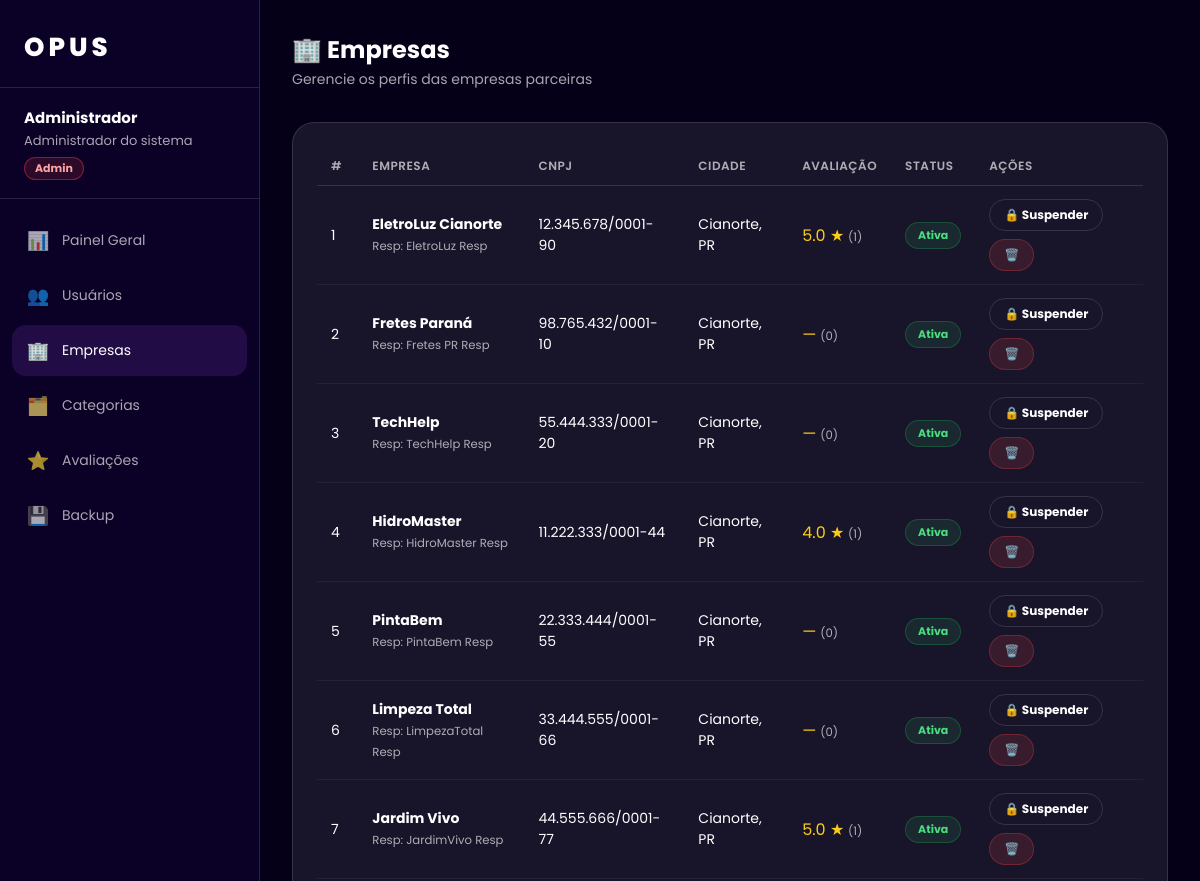
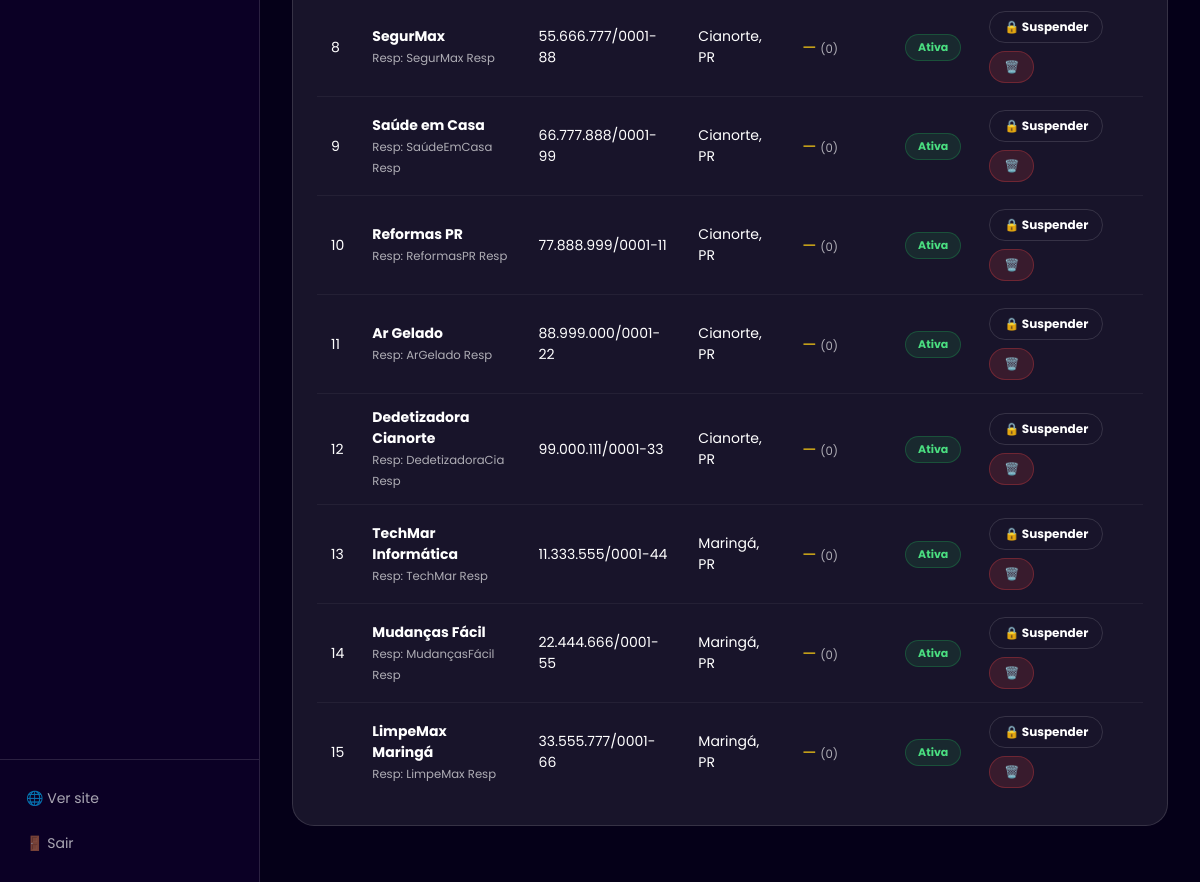
Screenshot of /admin.php?aba=empresas (signed in) with the database file from the repository (2 pictures, top to bottom).
### tables this page shows
CREATE TABLE `empresa` (
  `id` int(11) NOT NULL AUTO_INCREMENT,
  `usuario_id` int(11) DEFAULT NULL,
  `nome` varchar(100) NOT NULL,
  `cnpj` varchar(20) DEFAULT NULL,
  `email` varchar(100) DEFAULT NULL,
  `telefone` varchar(20) DEFAULT NULL,
  `endereco` varchar(150) DEFAULT NULL,
  `cidade` varchar(100) DEFAULT NULL,
  `estado` varchar(50) DEFAULT NULL,
  `descricao` text DEFAULT NULL,
  `ativo` tinyint(1) DEFAULT 1,
  `criado_em` datetime DEFAULT current_timestamp(),
  PRIMARY KEY (`id`),
  UNIQUE KEY `usuario_id` (`usuario_id`),
  UNIQUE KEY `cnpj` (`cnpj`),
  CONSTRAINT `empresa_ibfk_1` FOREIGN KEY (`usuario_id`) REFERENCES `usuario` (`id`) ON DELETE CASCADE
);

CREATE TABLE `usuario` (
  `id` int(11) NOT NULL AUTO_INCREMENT,
  `nome` varchar(100) NOT NULL,
  `email` varchar(100) NOT NULL,
  `senha` varchar(255) NOT NULL,
  `telefone` varchar(20) DEFAULT NULL,
  `endereco` varchar(150) DEFAULT NULL,
  `cidade` varchar(100) DEFAULT NULL,
  `estado` varchar(50) DEFAULT NULL,
  `tipo` enum('cliente','empresa','admin') DEFAULT 'cliente',
  `criado_em` datetime DEFAULT current_timestamp(),
  PRIMARY KEY (`id`),
  UNIQUE KEY `email` (`email`)
);

### includes/auth.php (called while the page is built, shortened)
<?php
function e(string $str): string {
    return htmlspecialchars($str, ENT_QUOTES, 'UTF-8');
}

### admin.php (the view, shortened to what this page needs)
<?php
require_once 'includes/auth.php';
$db   = getDB();
$nome = $_SESSION['nome'];
$aba = $_GET['aba'] ?? 'painel';
$totalUsers = $db->query("SELECT COUNT(*) FROM usuario WHERE tipo='cliente'")->fetchColumn();
$totalEmps  = $db->query("SELECT COUNT(*) FROM empresa")->fetchColumn();
$totalSols  = $db->query("SELECT COUNT(*) FROM solicitacao")->fetchColumn();
$totalAv    = $db->query("SELECT COUNT(*) FROM avaliacao")->fetchColumn();
$empresas   = $db->query("SELECT e.*, u.nome as u_nome, AVG(a.nota) as media, COUNT(DISTINCT a.id) as total_av FROM empresa e LEFT JOIN usuario u ON u.id=e.usuario_id LEFT JOIN avaliacao a ON a.empresa_id=e.id GROUP BY e.id ORDER BY e.criado_em DESC")->fetchAll();
?>
<!DOCTYPE html>
<html lang="pt-BR">
<head>
<link rel="stylesheet" href="assets/css/dashboard.css">
</head>
<body>
<aside class="sidebar">
  <a href="index.php" class="sidebar-brand" style="text-decoration:none;color:#fff;">OPUS</a>
  <div class="sidebar-user">
    <strong><?= e($nome) ?></strong>
    <span>Administrador do sistema</span>
    <div class="sidebar-badge admin">Admin</div>
  </div>
  <nav class="sidebar-nav">
    <a href="?aba=painel"     class="<?= $aba==='painel'?'active':'' ?>"><span class="icon">📊</span> Painel Geral</a>
    <a href="?aba=usuarios"   class="<?= $aba==='usuarios'?'active':'' ?>"><span class="icon">👥</span> Usuários</a>
    <a href="?aba=empresas"   class="<?= $aba==='empresas'?'active':'' ?>"><span class="icon">🏢</span> Empresas</a>
    <a href="?aba=categorias" class="<?= $aba==='categorias'?'active':'' ?>"><span class="icon">🗂️</span> Categorias</a>
    <a href="?aba=avaliacoes" class="<?= $aba==='avaliacoes'?'active':'' ?>"><span class="icon">⭐</span> Avaliações</a>
    <a href="backup.php"><span class="icon">💾</span> Backup</a>
  </nav>
  <div class="sidebar-footer">
    <a href="index.php">🌐 Ver site</a>
    <a href="logout.php">🚪 Sair</a>
  </div>
</aside>
<main class="main">
  <?php if ($aba === 'painel'): ?>
  <div class="topbar"><div><h1>📊 Painel Administrativo</h1><p>Visão geral da plataforma</p></div></div>
  <div class="stats-row">
    <div class="stat-card"><div class="label">Clientes</div><div class="value"><?= $totalUsers ?></div><div class="sub">cadastrados</div></div>
    <div class="stat-card"><div class="label">Empresas</div><div class="value" style="color:var(--blue)"><?= $totalEmps ?></div><div class="sub">ativas</div></div>
    <div class="stat-card"><div class="label">Solicitações</div><div class="value" style="color:var(--yellow)"><?= $totalSols ?></div><div class="sub">total</div></div>
    <div class="stat-card"><div class="label">Avaliações</div><div class="value" style="color:#facc15"><?= $totalAv ?></div><div class="sub">registradas</div></div>
  </div>
  <div style="display:grid;grid-template-columns:1fr 1fr 1fr;gap:20px">
    <div class="card">
      <div class="card-header"><h2>👥 Usuários</h2></div>
      <p style="color:var(--muted);font-size:14px">Gerencie clientes cadastrados, visualize atividade e remova contas quando necessário.</p>
      <div style="margin-top:16px"><a href="?aba=usuarios" class="btn btn-primary btn-sm">Acessar</a></div>
    </div>
    <div class="card">
      <div class="card-header"><h2>🏢 Empresas</h2></div>
      <p style="color:var(--muted);font-size:14px">Ative, suspenda ou remova empresas prestadoras de serviço da plataforma.</p>
      <div style="margin-top:16px"><a href="?aba=empresas" class="btn btn-primary btn-sm">Acessar</a></div>
    </div>
    <div class="card">
      <div class="card-header"><h2>🗂️ Categorias</h2></div>
      <p style="color:var(--muted);font-size:14px">Organize o catálogo criando e editando as categorias de serviços disponíveis.</p>
      <div style="margin-top:16px"><a href="?aba=categorias" class="btn btn-primary btn-sm">Acessar</a></div>
    </div>
  </div>
  <?php elseif ($aba === 'empresas'): ?>
  <div class="topbar"><div><h1>🏢 Empresas</h1><p>Gerencie os perfis das empresas parceiras</p></div></div>
  <div class="card">
    <table>
      <thead><tr><th>#</th><th>Empresa</th><th>CNPJ</th><th>Cidade</th><th>Avaliação</th><th>Status</th><th>Ações</th></tr></thead>
      <tbody>
      <?php foreach ($empresas as $emp): ?>
        <tr>
          <td><?= $emp['id'] ?></td>
          <td>
            <strong><?= e($emp['nome']) ?></strong><br>
            <small style="color:var(--muted)">Resp: <?= e($emp['u_nome'] ?? '—') ?></small>
          </td>
          <td><?= e($emp['cnpj'] ?? '—') ?></td>
          <td><?= e($emp['cidade'].', '.$emp['estado']) ?></td>
          <td><span class="stars"><?= $emp['media'] ? number_format($emp['media'],1).' ★' : '—' ?></span> <small style="color:var(--muted)">(<?= $emp['total_av'] ?>)</small></td>
          <td><span class="badge <?= $emp['ativo'] ? 'badge-active' : 'badge-inactive' ?>"><?= $emp['ativo'] ? 'Ativa' : 'Suspensa' ?></span></td>
          <td>
            <div class="btn-group">
              <a href="?aba=empresas&toggle_emp=<?= $emp['id'] ?>" class="btn btn-outline btn-sm"><?= $emp['ativo'] ? '🔒 Suspender' : '✅ Ativar' ?></a>
              <a href="?aba=empresas&del_emp=<?= $emp['id'] ?>" class="btn btn-danger btn-sm" onclick="return confirm('Remover empresa permanentemente?')">🗑️</a>
            </div>
          </td>
        </tr>
      <?php endforeach; ?>
      </tbody>
    </table>
  </div>
  <?php endif; ?>
</main>
</body>
</html>

### assets/css/dashboard.css (style rules this page uses)
:root { --bg: #050018; --sidebar: #0b0025; --card: rgba(255,255,255,.08); --card2: rgba(255,255,255,.13); --text: #fff; --muted: rgba(255,255,255,.65); --purple: #a855f7; --purple2: #7c3aed; --line: rgba(255,255,255,.13); --green: #22c55e; --yellow: #eab308; --red: #ef4444; --blue: #3b82f6; --sidebar-w: 260px; }
* { margin:0; padding:0; box-sizing:border-box; }
html { scroll-behavior:smooth; }
body { font-family:Poppins,Arial,sans-serif; background:var(--bg); color:var(--text); display:flex; min-height:100vh; }
a { text-decoration:none; color:inherit; }
.sidebar { width: var(--sidebar-w); background: var(--sidebar); border-right: 1px solid var(--line); display: flex; flex-direction: column; position: fixed; top:0; left:0; bottom:0; z-index: 30; transition: transform .3s; }
.sidebar-brand { padding: 28px 24px 20px; font-size: 26px; font-weight: 800; letter-spacing: 4px; border-bottom: 1px solid var(--line); }
.sidebar-user { padding: 18px 24px; border-bottom: 1px solid var(--line); font-size: 13px; color: var(--muted); }
.sidebar-user strong { display:block; color:#fff; font-size:15px; margin-bottom:2px; }
.sidebar-badge { display: inline-block; padding: 2px 10px; border-radius: 999px; font-size: 11px; font-weight: 700; margin-top: 6px; background: rgba(168,85,247,.2); border: 1px solid rgba(168,85,247,.4); color: #d8b4fe; }
.sidebar-badge.admin { background:rgba(239,68,68,.15); border-color:rgba(239,68,68,.4); color:#fca5a5; }
nav.sidebar-nav { flex:1; padding:16px 12px; overflow-y:auto; }
.sidebar-nav a { display: flex; align-items: center; gap: 12px; padding: 12px 14px; border-radius: 14px; font-size: 14px; color: var(--muted); transition: .25s; margin-bottom: 4px; }
.sidebar-nav a:hover, .sidebar-nav a.active { background: rgba(168,85,247,.15); color: #fff; }
.sidebar-nav a .icon { font-size: 18px; width:24px; text-align:center; }
.sidebar-footer { padding: 16px 12px; border-top: 1px solid var(--line); }
.sidebar-footer a { display:flex; align-items:center; gap:10px; padding:12px 14px; border-radius:14px; font-size:14px; color:var(--muted); transition:.25s; }
.main { margin-left: var(--sidebar-w); flex: 1; padding: 32px; min-height: 100vh; }
.topbar { display: flex; align-items: center; justify-content: space-between; margin-bottom: 32px; }
.topbar h1 { font-size: 24px; font-weight: 700; }
.topbar p { color: var(--muted); font-size:14px; margin-top:2px; }
.card { background: var(--card); border: 1px solid var(--line); border-radius: 22px; padding: 24px; margin-bottom: 24px; }
table { width:100%; border-collapse:collapse; font-size:14px; }
th { text-align:left; padding:10px 14px; color:var(--muted); font-weight:600; border-bottom:1px solid var(--line); font-size:12px; text-transform:uppercase; letter-spacing:.5px; }
td { padding:13px 14px; border-bottom:1px solid rgba(255,255,255,.05); vertical-align:middle; }
tr:last-child td { border-bottom:none; }
.badge { display:inline-flex; align-items:center; padding:4px 12px; border-radius:999px; font-size:11px; font-weight:700; }
.badge-active { background:rgba(34,197,94,.12); color:#4ade80; border:1px solid rgba(34,197,94,.25); }
.btn { display:inline-flex; align-items:center; gap:7px; padding:9px 18px; border-radius:999px; font-size:13px; font-weight:700; border:0; transition:.25s; }
.btn-outline { background:transparent; border:1px solid var(--line); color:var(--text); }
.btn-danger { background:rgba(239,68,68,.15); color:#f87171; border:1px solid rgba(239,68,68,.3); }
.btn-sm { padding:6px 14px; font-size:12px; }
.btn-group { display:flex; gap:8px; flex-wrap:wrap; }
.stars { color:#facc15; font-size:16px; }

### rows the page displays
empresa: id "1", nome "EletroLuz Cianorte", usuario.nome "EletroLuz Resp", cnpj "12.345.678/0001-90", cidade+estado "Cianorte, PR", media "5.0", total_av "1", ativo "Ativa"
empresa: id "2", nome "Fretes Paraná", usuario.nome "Fretes PR Resp", cnpj "98.765.432/0001-10", cidade+estado "Cianorte, PR", total_av "0", ativo "Ativa"
empresa: id "3", nome "TechHelp", usuario.nome "TechHelp Resp", cnpj "55.444.333/0001-20", cidade+estado "Cianorte, PR", total_av "0", ativo "Ativa"
empresa: id "4", nome "HidroMaster", usuario.nome "HidroMaster Resp", cnpj "11.222.333/0001-44", cidade+estado "Cianorte, PR", media "4.0", total_av "1", ativo "Ativa"
empresa: id "5", nome "PintaBem", usuario.nome "PintaBem Resp", cnpj "22.333.444/0001-55", cidade+estado "Cianorte, PR", total_av "0", ativo "Ativa"
empresa: id "6", nome "Limpeza Total", usuario.nome "LimpezaTotal Resp", cnpj "33.444.555/0001-66", cidade+estado "Cianorte, PR", total_av "0", ativo "Ativa"
empresa: id "7", nome "Jardim Vivo", usuario.nome "JardimVivo Resp", cnpj "44.555.666/0001-77", cidade+estado "Cianorte, PR", media "5.0", total_av "1", ativo "Ativa"
empresa: id "8", nome "SegurMax", usuario.nome "SegurMax Resp", cnpj "55.666.777/0001-88", cidade+estado "Cianorte, PR", total_av "0", ativo "Ativa"
empresa: id "9", nome "Saúde em Casa", usuario.nome "SaúdeEmCasa Resp", cnpj "66.777.888/0001-99", cidade+estado "Cianorte, PR", total_av "0", ativo "Ativa"
empresa: id "10", nome "Reformas PR", usuario.nome "ReformasPR Resp", cnpj "77.888.999/0001-11", cidade+estado "Cianorte, PR", total_av "0", ativo "Ativa"
empresa: id "11", nome "Ar Gelado", usuario.nome "ArGelado Resp", cnpj "88.999.000/0001-22", cidade+estado "Cianorte, PR", total_av "0", ativo "Ativa"
empresa: id "12", nome "Dedetizadora Cianorte", usuario.nome "DedetizadoraCia Resp", cnpj "99.000.111/0001-33", cidade+estado "Cianorte, PR", total_av "0", ativo "Ativa"
empresa: id "13", nome "TechMar Informática", usuario.nome "TechMar Resp", cnpj "11.333.555/0001-44", cidade+estado "Maringá, PR", total_av "0", ativo "Ativa"
empresa: id "14", nome "Mudanças Fácil", usuario.nome "MudançasFácil Resp", cnpj "22.444.666/0001-55", cidade+estado "Maringá, PR", total_av "0", ativo "Ativa"
empresa: id "15", nome "LimpeMax Maringá", usuario.nome "LimpeMax Resp", cnpj "33.555.777/0001-66", cidade+estado "Maringá, PR", total_av "0", ativo "Ativa"

### other values shown
$nome "Administrador"
